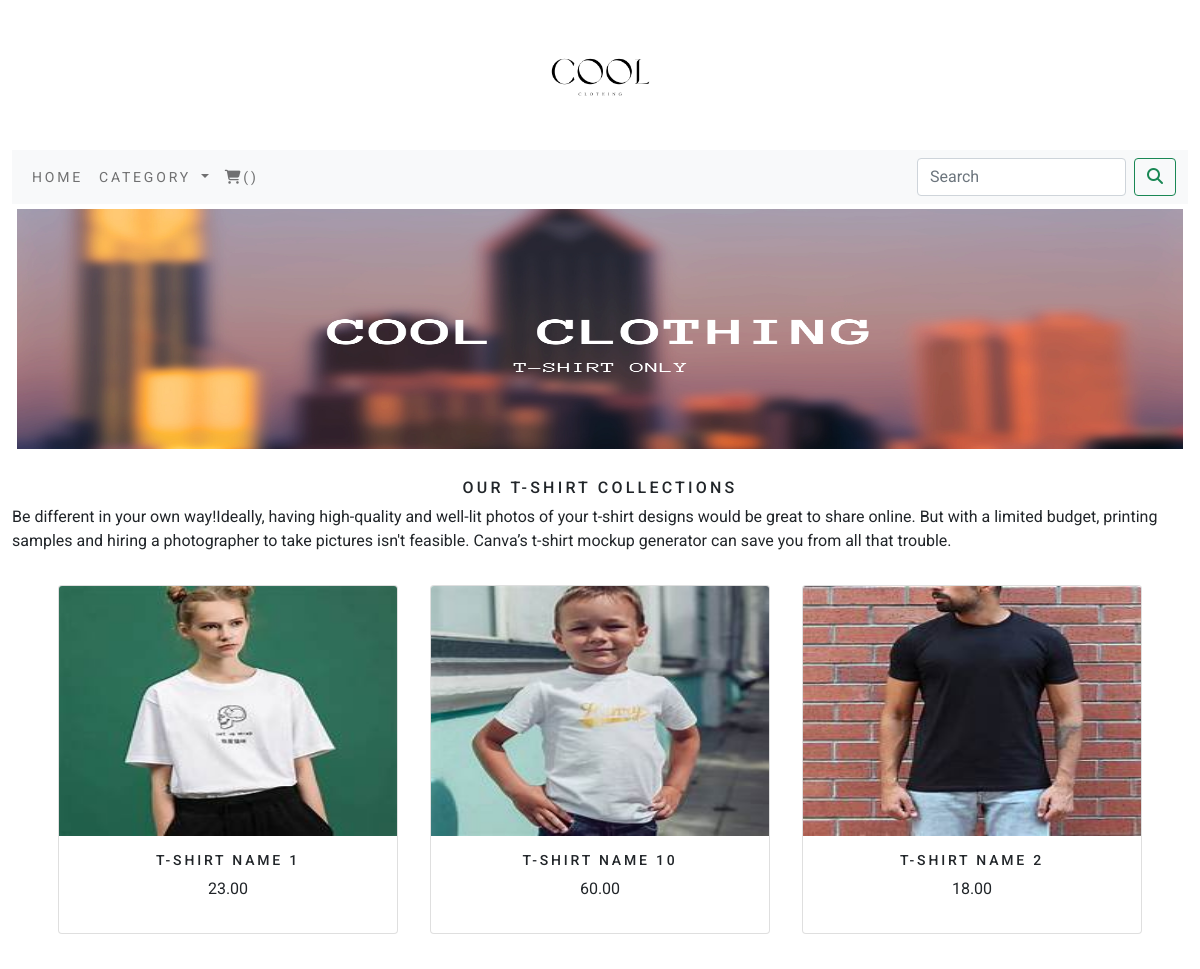
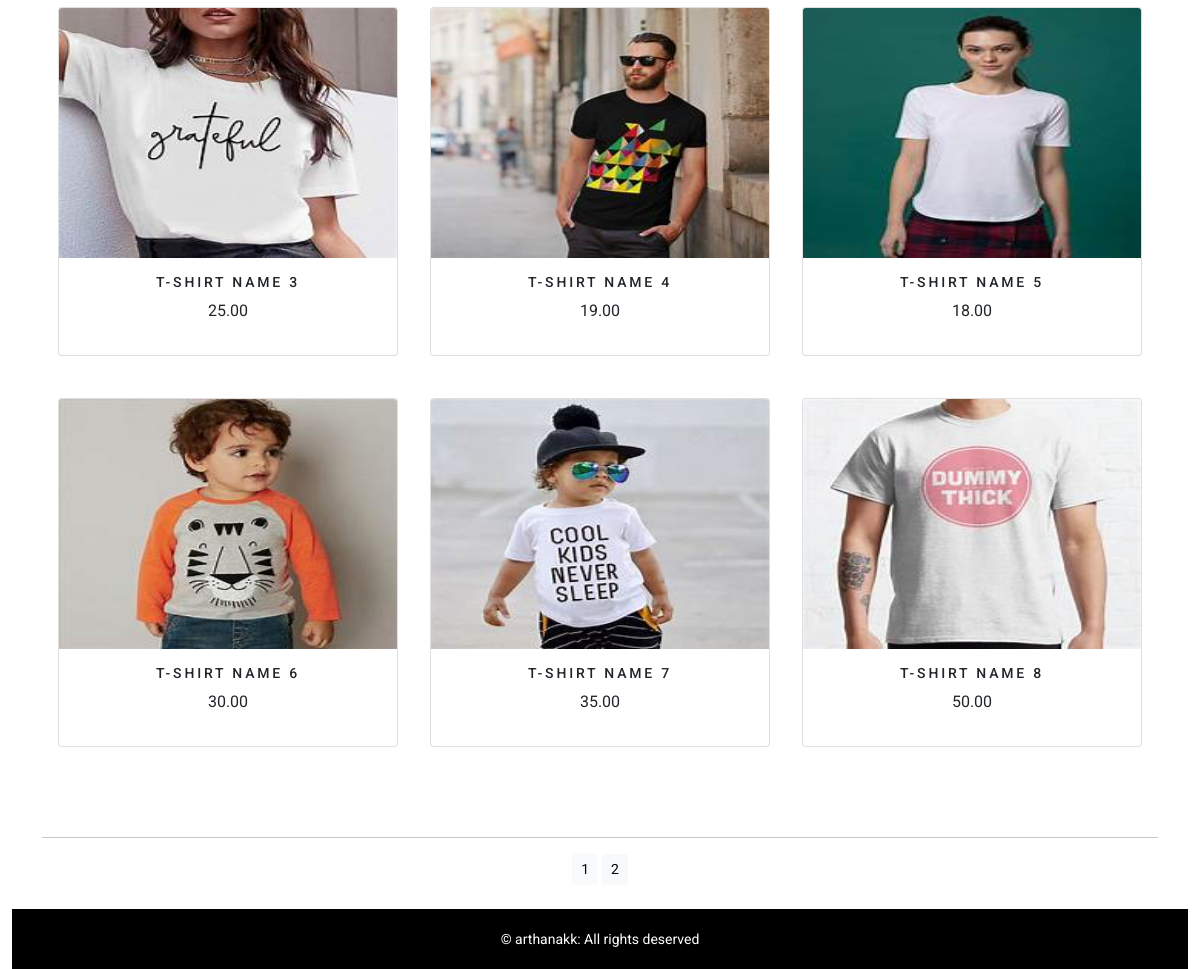
The app's page /shop/ with its own data (2 pictures, top to bottom).
### shop/models.py (models this page shows, shortened)
class Product(models.Model):
    name=models.CharField(max_length=250,unique=True)
    slug = models.SlugField(max_length=250, unique=True)
    description = models.TextField(blank=True)
    price=models.DecimalField(max_digits=10,decimal_places=2)
    category=models.ForeignKey(Category,on_delete=models.CASCADE)
    image = models.ImageField(upload_to='product', blank=True)
    stock=models.IntegerField()
    available=models.BooleanField(default=True)
    created=models.DateTimeField(auto_now_add=True)
    updated=models.DateTimeField(auto_now=True)
    class Meta:
        ordering = ('name',)
        verbose_name = 'product'
        verbose_name_plural = 'products'
    def get_url(self):
        return reverse('shop:prodetail',args=[self.category.slug,self.slug])

### shop/views.py (the view)
# urls.py: path('',views.allprodcat,name='allprodcat'),
def allprodcat(request,c_slug=None):
    c_page=None
    products_list=None
    if c_slug!=None:
        c_page=get_object_or_404(Category,slug=c_slug)
        products_list=Product.objects.all().filter(category=c_page,available=True)
    else:
        products_list=Product.objects.all().filter(available=True)
    paginator=Paginator(products_list,9)
    try:
        page=int(request.GET.get('page','1'))
    except:
        page=1
    try:
        products=paginator.page(page)
    except(EmptyPage,InvalidPage):
        products=paginator.page(paginator.num_pages)
    return render(request,'category.html',{'category':c_page,'products':products})

### shop/context_processors.py (called while the page is built)
def menu_links(request):
    links=Category.objects.all()
    return dict(links=links)

### shop/models.py (called while the page is built)
    def get_url(self):
        return reverse('shop:product_by_category',args=[self.slug])

### templates/category.html (shortened to what this page needs)
{% extends 'base.html' %}
{% load static %}
{% block content %}
  <div class="mx-auto">
    {% if category %}
      <img class="my_image" src="{{category.image.url}}" alt="{{category.name}}">
  </div>
  <br>
  <div>
    <h1 class="text-center my_title">{{category.name}}</h1>
    <p class="text-justify">{{category.description}}</p>
  </div>
    {% else %}
  <div>
    <img class="my_image my_image_padding" src="{% static 'img/banner.png' %}" alt="bannerlogo" width="1500px;" height="350px;">
  </div>
  <br>
  <div>
    <h1 class="text-center my_title">Our T-Shirt Collections</h1>
    <p class="text-justify">Be different in your own way!Ideally, having high-quality and well-lit photos of your t-shirt designs would be great to share online. But with a limited budget, printing samples and hiring a photographer to take pictures isn't feasible. Canva’s t-shirt mockup generator can save you from all that trouble. </p>
  </div>
  {% endif %}
<div class="container">
  <div class="row mx-auto pb-5">
    {% for product in products.object_list %}
    <div class="my_bottom_margin col-9 col-sm-12 col-md-4 col-lg-4 p-3">
      <div class="card text-center" style="min-width:18rem;">
        <a href="{{product.get_url}}"><img class="card-img-top my_image" height="250px;" src="{{product.image.url}}"></a>
        <div class="card-body">
          <h4>{{product.name}}</h4>
          <p>{{product.price}}</p>
        </div>
      </div>
    </div>
    {% endfor %}
  </div>
  <div class="mx-auto">
    {% if products.paginator.num_pages > 1 %}
    <hr>
    <div class="text-center">
      {% for pg in products.paginator.page_range %}
      <a href="?page={{pg}}" class="btn btn-light btn-sm {% if products.number == pg %} active {% endif %}">{{pg}}</a>
      {% endfor %}
    </div>
    {% endif %}
  </div>
  <br>
</div>
{% endblock %}

### templates/base.html (shortened to what this page needs)
{% load static %}
<!DOCTYPE html>
<html lang="en">
<head>
        <link href="{% static 'css/bootstrap.min.css' %}" rel="stylesheet">
        <link href="{% static 'css/custom.css' %}" rel="stylesheet">
</head>
<body>
<div class="container-fluid">
  {% include 'header.html' %}
  {% include 'navbar.html' %}
  {% block content %}
  {% endblock %}
</div>
{% include 'footer.html' %}
</body>
</html>

### templates/header.html
{% load static %}
<header>
    <center>
    <a href="{% url 'shop:allprodcat' %}"><img src="{% static 'img/logo.png' %}" alt="logoimage" width="150px;" height="150px;"></a>
    </center>
</header>

### templates/navbar.html (shortened to what this page needs)
<nav class="navbar navbar-expand-lg navbar-light bg-light">
  <div class="container-fluid">
    <div class="collapse navbar-collapse" id="navbarSupportedContent">
      <ul class="navbar-nav me-auto mb-2 mb-lg-0">
        <li class="nav-item">
          <a class="nav-link" href="{% url 'shop:allprodcat' %}">Home</a>
        </li>
        <li class="nav-item dropdown {% if 'shop' in request.path %} active {% endif %}">
          <a class="nav-link dropdown-toggle" href="#" id="navbarDropdown" role="button" data-bs-toggle="dropdown" aria-expanded="false">
           Category
          </a>
        </li>
        <li class="nav-item">
          <a class="nav-link " href="{% url 'cart:cart_detail' %}"><i class="fa-solid fa-cart-shopping"></i>({{counter}})</a>
        </li>
      </ul>
      <form class="d-flex" action="{% url 'search_app:SearchResult' %}" method="get">
        <input class="form-control me-2" type="search" placeholder="Search" name="q" aria-label="Search">
        <button class="btn btn-outline-success" type="submit"><i class="fa-solid fa-magnifying-glass"></i></button>
      </form>
    </div>
  </div>
</nav>

### templates/footer.html
<div class="footer navbar-fixed-bottom my_footer">
  <p class="text-center">&copy; arthanakk: All rights deserved </p>
</div>

### static/css/custom.css (style rules this page uses)
body { font-family: 'Roboto', san-serif; }
.nav-item { letter-spacing: .2em; font-size: 14px; text-transform: uppercase; }
.my_footer { background-color: black; height: 60px; }
.my_footer p { padding-top: 20px; font-size: 14px; color: white; }
.my_image { width:100%; height:250px; }
.my_title { font-size:16px; text-transform:uppercase; letter-spacing: .2em; }
.my_image_padding { padding: 5px; }
.my_bottom_margin { margin-bottom:10px }
.card-body h4 { font-size: 14px; text-transform:uppercase; letter-spacing: .2em; }

### records on screen
Product: image (picture), name "T-SHIRT NAME 1", price "23.00"
Product: image (picture), name "T-SHIRT NAME 10", price "60.00"
Product: image (picture), name "T-SHIRT NAME 2", price "18.00"
Product: image (picture), name "T-SHIRT NAME 3", price "25.00"
Product: image (picture), name "T-SHIRT NAME 4", price "19.00"
Product: image (picture), name "T-SHIRT NAME 5", price "18.00"
Product: image (picture), name "T-SHIRT NAME 6", price "30.00"
Product: image (picture), name "T-SHIRT NAME 7", price "35.00"
Product: image (picture), name "T-SHIRT NAME 8", price "50.00"

### other values on screen
{{ pg }} "1" "2"
